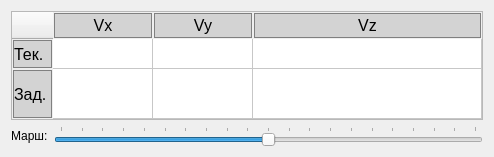
<?xml version="1.0" encoding="UTF-8"?>
<ui version="4.0">
 <class>TablesWidget</class>
 <widget class="QWidget" name="TablesWidget">
  <property name="geometry">
   <rect>
    <x>0</x>
    <y>0</y>
    <width>494</width>
    <height>157</height>
   </rect>
  </property>
  <property name="windowTitle">
   <string>TablesWidget</string>
  </property>
  <layout class="QGridLayout" name="gridLayout">
   <item row="0" column="0" colspan="2">
    <widget class="QTableWidget" name="tblPaPosition">
     <property name="styleSheet">
      <string notr="true">QHeaderView::section {
spacing: 10px;
background-color:lightgrey;
color: black;
border: 1px solid grey;
margin: 1px;
text-align: right;
font-family: arial;
font-size:16px;
}</string>
     </property>
     <property name="verticalScrollBarPolicy">
      <enum>Qt::ScrollBarAlwaysOff</enum>
     </property>
     <property name="horizontalScrollBarPolicy">
      <enum>Qt::ScrollBarAlwaysOff</enum>
     </property>
     <attribute name="horizontalHeaderCascadingSectionResizes">
      <bool>false</bool>
     </attribute>
     <attribute name="horizontalHeaderShowSortIndicator" stdset="0">
      <bool>false</bool>
     </attribute>
     <attribute name="horizontalHeaderStretchLastSection">
      <bool>true</bool>
     </attribute>
     <attribute name="verticalHeaderCascadingSectionResizes">
      <bool>false</bool>
     </attribute>
     <attribute name="verticalHeaderStretchLastSection">
      <bool>true</bool>
     </attribute>
     <row>
      <property name="text">
       <string>Тек.</string>
      </property>
     </row>
     <row>
      <property name="text">
       <string>Зад.</string>
      </property>
     </row>
     <column>
      <property name="text">
       <string>Vx</string>
      </property>
      <property name="background">
       <color>
        <red>152</red>
        <green>152</green>
        <blue>152</blue>
       </color>
      </property>
     </column>
     <column>
      <property name="text">
       <string>Vy</string>
      </property>
     </column>
     <column>
      <property name="text">
       <string>Vz</string>
      </property>
     </column>
    </widget>
   </item>
   <item row="1" column="0">
    <widget class="QLabel" name="label">
     <property name="text">
      <string>Марш:</string>
     </property>
    </widget>
   </item>
   <item row="1" column="1">
    <widget class="QSlider" name="slMarsh">
     <property name="minimum">
      <number>-10</number>
     </property>
     <property name="maximum">
      <number>10</number>
     </property>
     <property name="orientation">
      <enum>Qt::Horizontal</enum>
     </property>
     <property name="tickPosition">
      <enum>QSlider::TicksAbove</enum>
     </property>
    </widget>
   </item>
  </layout>
 </widget>
 <layoutdefault spacing="6" margin="11"/>
 <resources/>
 <connections/>
</ui>
